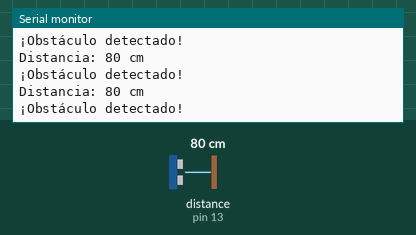
The sketch below on a simulated Arduino Uno, built with avr-gcc and run on an emulated ATmega328P. Parts: the last lines printed to the serial monitor. Wiring (inferred from the names in the program): ultrasonic range finder: trigger pin 12; echo pin 13. Inputs (shaded band) come from the test bench; at power-on: distance to the obstacle (sensor on pin 13) 80 cm. The echo pulse lasts 58.3 µs per cm.

Above: at 1.2 s.
1.3 s: distance to the obstacle (sensor on pin 13) set to 35 cm
At 2.2 s:
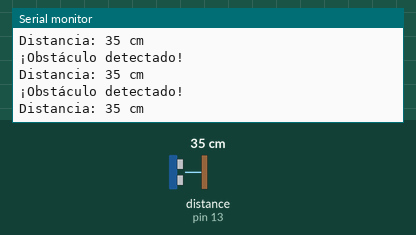
4.3 s: distance to the obstacle (sensor on pin 13) set to 2 cm
At 4.9 s:
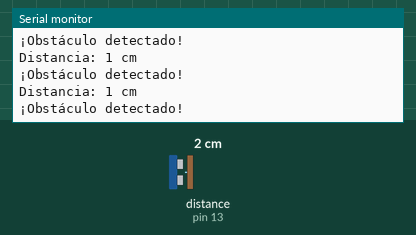
7.3 s: distance to the obstacle (sensor on pin 13) set to 35 cm
At 8.3 s:
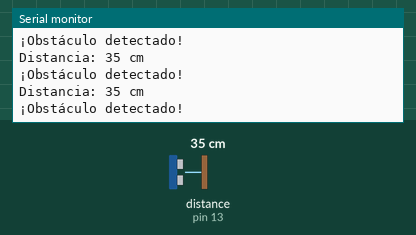
10.3 s: distance to the obstacle (sensor on pin 13) set to 120 cm
At 10.49 s:
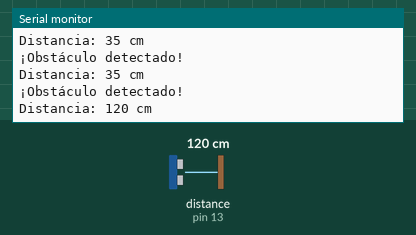
Timing chart, 0 to 13.3 s (numbered marks = the images above; inputs shaded):
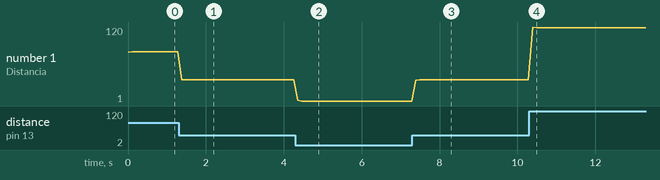

The sketch:

calibra_1.60.ino
```cpp
const int Trigger = 12;   // Pin digital 12 para el Trigger del sensor
const int Echo = 13;      // Pin digital 13 para el Echo del sensor
const int AlertDistance = 100; // Distancia de alerta en cm (ajústala según necesites)

void setup() {
  Serial.begin(9600);       // Inicializamos la comunicación serial
  pinMode(Trigger, OUTPUT); // Pin como salida
  pinMode(Echo, INPUT);     // Pin como entrada
  digitalWrite(Trigger, LOW); // Inicializamos el pin con 0
}

void loop() {
  long t; // Tiempo que demora en llegar el eco
  long d; // Distancia en centímetros

  digitalWrite(Trigger, HIGH);
  delayMicroseconds(10);    // Enviamos un pulso de 10us
  digitalWrite(Trigger, LOW);

  t = pulseIn(Echo, HIGH);  // Obtenemos el ancho del pulso
  d = t / 58.2;             // Convertimos el tiempo a distancia en cm

  Serial.print("Distancia: ");
  Serial.print(d);          // Enviamos serialmente el valor de la distancia
  Serial.println(" cm");

  if (d < AlertDistance) {
    // Aquí puedes añadir código para activar una alarma, vibración, etc.
    Serial.println("¡Obstáculo detectado!");
  }

  delay(100);               // Hacemos una pausa de 100ms
}
```

Measured:
- after the input at 1.3 s, the serial monitor: prints a new line after 0.08 s (image 1)
- after the input at 4.3 s, the serial monitor: prints a new line after 0.06 s (image 2)
- after the input at 7.3 s, the serial monitor: prints a new line after 0.09 s (image 3)
- after the input at 10.3 s, the serial monitor: prints a new line after 0.09 s (image 4)
- plotted number 1: 80 → 35 after the input at 1.3 s, 35 → 1 after the input at 4.3 s, 1 → 35 after the input at 7.3 s, 35 → 119 after the input at 10.3 s
